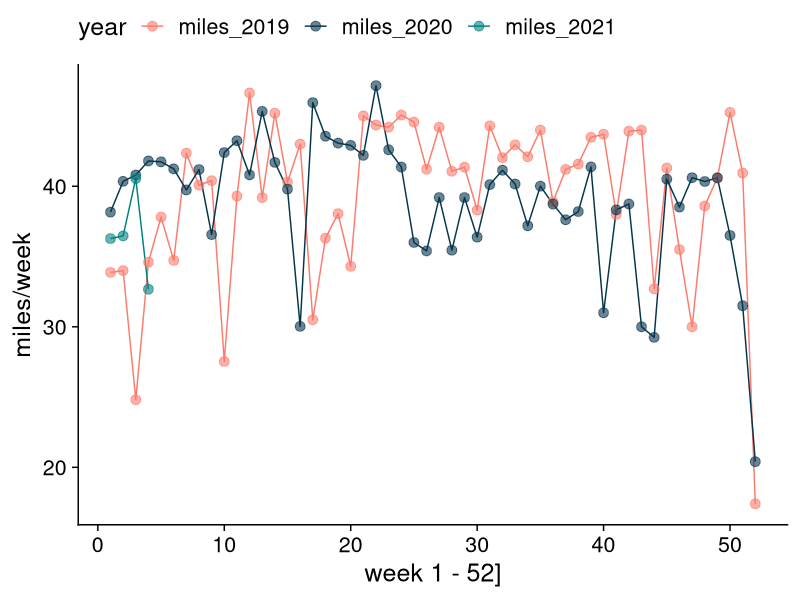

Reproduce this figure in R.
## ---- chunk 1
knitr::opts_chunk$set(echo=FALSE, R.options = list(width = 60))
## ---- chunk 2
library(tidyverse)
library(cowplot)
library(kableExtra)

theme_set(theme_cowplot(font_size =18))
## ---- chunk 3
running <- read_csv('annualmpw.csv')
showrun <- as.data.frame(running) 
## ---- chunk 4
#Fantastic html tables with kableExtra, 
#check out https://cran.r-project.org/web/packages/kableExtra/vignettes/awesome_table_in_html.html

kbl(showrun) %>%
  kable_paper()%>%
  scroll_box(height = "120px")
  
## ---- chunk 5
running_long <- running %>% 
  pivot_longer(!week, names_to = "year", values_to = "miles")
## ---- chunk 6
ggplot(running_long, aes(x=week, y=miles, color=year))+
  scale_color_manual(values = c("#fc7b6d", "#05354b", "#008080"))+
  geom_line(span=0.2, na.rm=TRUE)+
  geom_point(size=3, alpha=0.6, na.rm=TRUE)+
  theme(legend.position = "top")+
  labs(x="week 1 - 52]", y="miles/week") 
## ---- chunk 7
annual_miles <- running %>%
  summarize(`total 2019` = sum(miles_2019), 
            `total 2020` = sum(miles_2020),
            `YTD` = sum(miles_2021, na.rm=TRUE))

as.data.frame(annual_miles) %>%
  kbl() %>%
  kable_paper()
